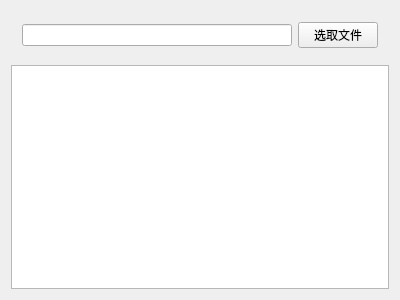
<?xml version="1.0" encoding="UTF-8"?>
<ui version="4.0">
 <class>Widget</class>
 <widget class="QWidget" name="Widget">
  <property name="geometry">
   <rect>
    <x>0</x>
    <y>0</y>
    <width>400</width>
    <height>300</height>
   </rect>
  </property>
  <property name="windowTitle">
   <string>Widget</string>
  </property>
  <layout class="QVBoxLayout" name="verticalLayout">
   <item>
    <widget class="QWidget" name="widget" native="true">
     <layout class="QHBoxLayout" name="horizontalLayout">
      <item>
       <widget class="QLineEdit" name="lineEdit"/>
      </item>
      <item>
       <widget class="QPushButton" name="pushButton">
        <property name="text">
         <string>选取文件</string>
        </property>
       </widget>
      </item>
     </layout>
    </widget>
   </item>
   <item>
    <widget class="QTextEdit" name="textEdit"/>
   </item>
  </layout>
 </widget>
 <layoutdefault spacing="6" margin="11"/>
 <resources/>
 <connections/>
</ui>
